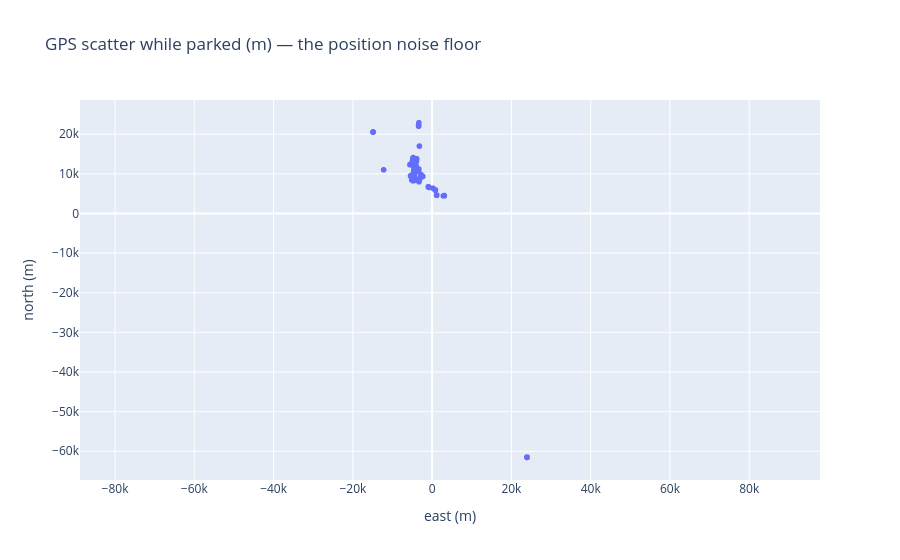

Notebook cell for this chart:
### Markdown cell above
## 2. GPS position noise floor (~3 m, even parked)

Take the longest stationary stretch (speed < 0.5 m/s) and look at the local x/y scatter. A perfect GPS
would be a single dot; the spread is the position noise floor that later contaminates distances and
the distance-aligned delta.

### Code cell
stat = spd < 0.5
runs, i = [], 0
while i < len(stat):
    if stat[i]:
        j = i
        while j < len(stat) and stat[j]:
            j += 1
        if j - i >= 20:
            runs.append((i, j))
        i = j
    else:
        i += 1
a, b = max(runs, key=lambda r: r[1] - r[0])
xr, yr = X[a:b] - X[a:b].mean(), Y[a:b] - Y[a:b].mean()
print(f"stationary run: {b-a} samples  position std = {np.hypot(xr, yr).std():.2f} m  "
      f"(x={xr.std():.2f}, y={yr.std():.2f})")
px.scatter(x=xr, y=yr, title="GPS scatter while parked (m) — the position noise floor",
           labels={"x": "east (m)", "y": "north (m)"}).update_yaxes(scaleanchor="x")

### Figure 1 — Plotly figure (JSON) as saved in the notebook; plotly's stock layout.template omitted (floating-point values rounded to 4 significant figures; data arrays with more than 128 entries replaced by an {"elided": "..."} marker saying what was removed)
{"data": [{"hovertemplate": "east (m)=%{x}<br>north (m)=%{y}<extra></extra>", "legendgroup": "", "marker": {"color": "#636efa", "symbol": "circle"}, "mode": "markers", "name": "", "showlegend": false, "type": "scattergl", "x": {"elided": "1097 float values"}, "xaxis": "x", "y": {"elided": "1097 float values"}, "yaxis": "y"}], "layout": {"legend": {"tracegroupgap": 0}, "title": {"text": "GPS scatter while parked (m) — the position noise floor"}, "xaxis": {"anchor": "y", "domain": [0.0, 1.0], "title": {"text": "east (m)"}}, "yaxis": {"anchor": "x", "domain": [0.0, 1.0], "scaleanchor": "x", "title": {"text": "north (m)"}}}}
